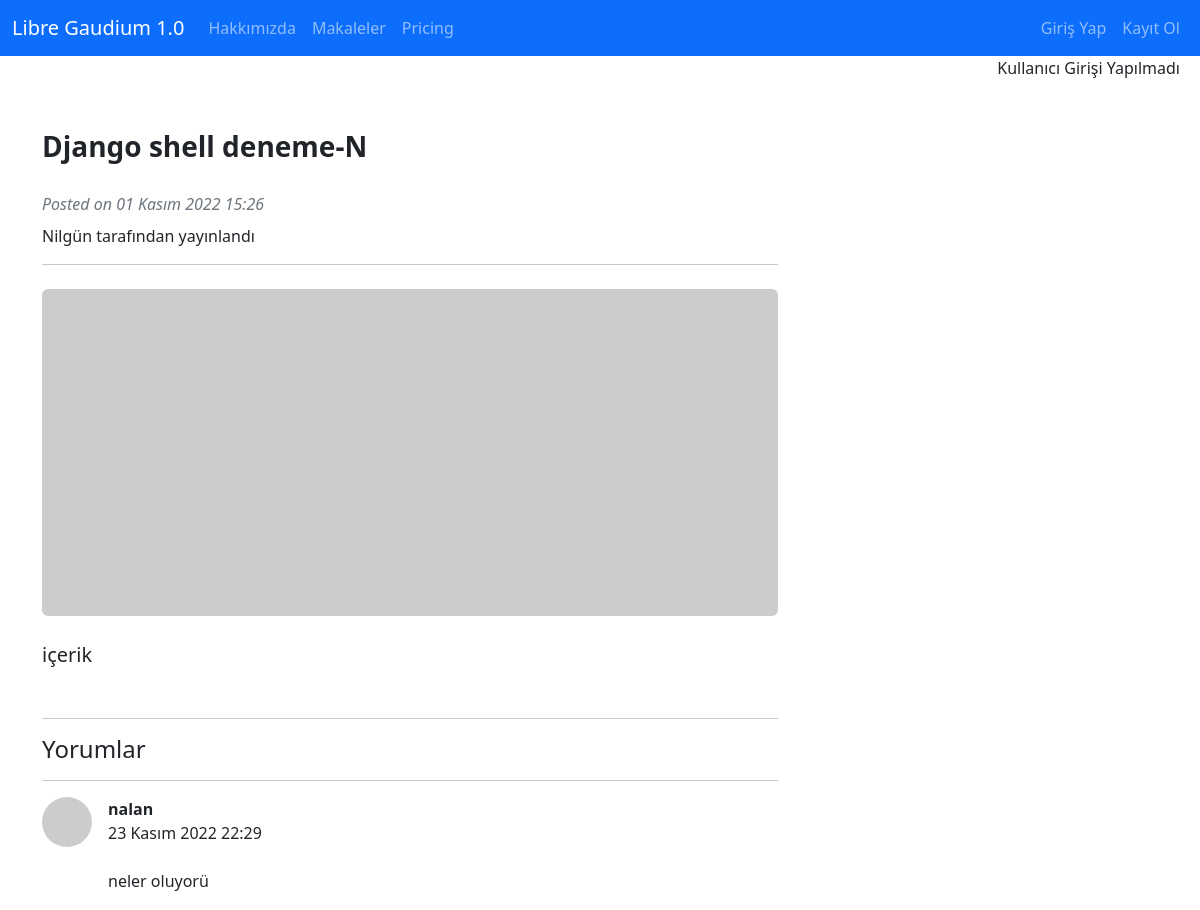
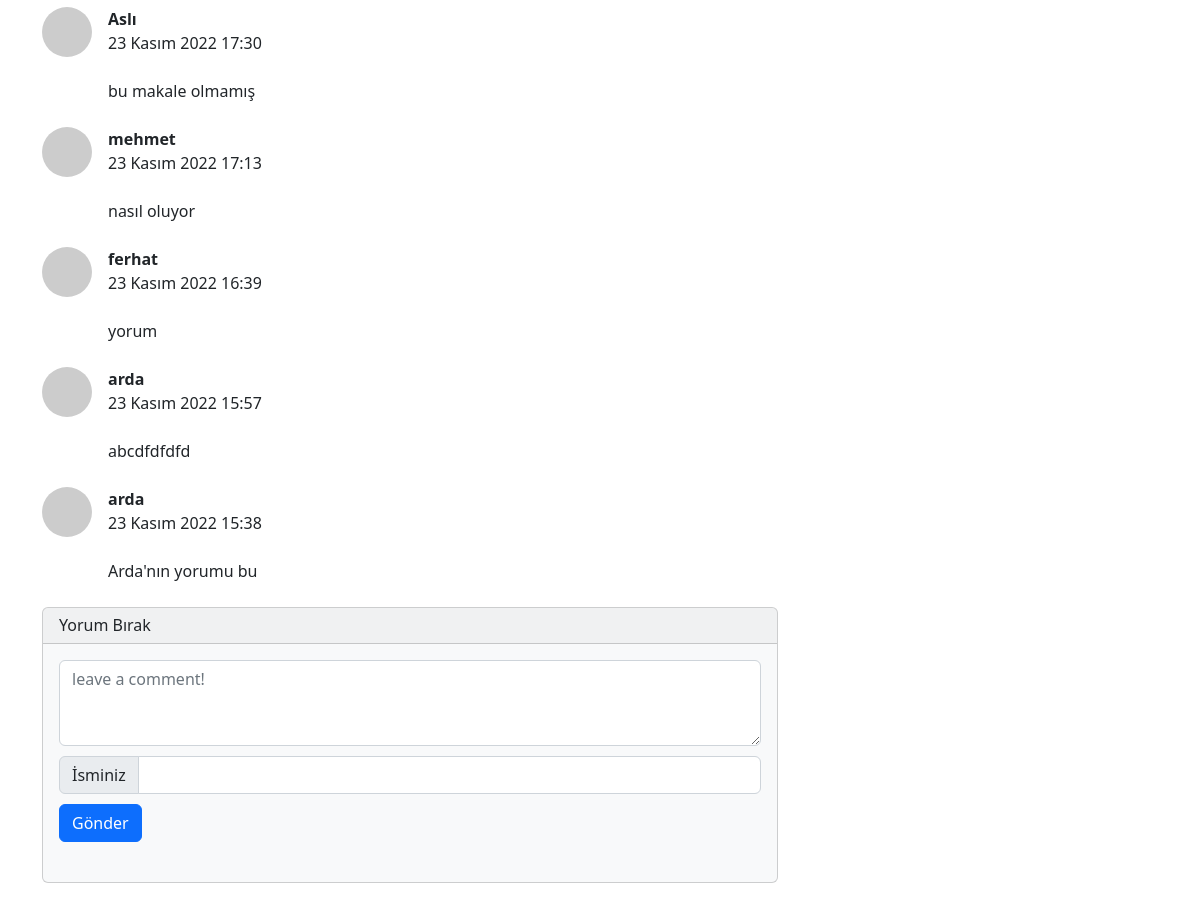
Screenshot of /articles/article/7 with the database file from the repository (2 pictures, top to bottom).
### article/models.py (models this page shows, shortened)
class Article(models.Model):
    author = models.ForeignKey("auth.user", on_delete = models.CASCADE, verbose_name = "Yazar")
    title = models.CharField(max_length = 50, verbose_name = "Başlık")
    content = models.TextField(verbose_name = "İçerik")
    created_date = models.DateTimeField(auto_now_add = True, verbose_name = "Oluşturma tarihi")
    class Meta:
        ordering = ['-created_date']

class Comment(models.Model):
    article = models.ForeignKey(Article, on_delete=models.CASCADE, verbose_name="Makale", related_name="comments")
    comment_author = models.CharField(max_length=50, verbose_name="İsim")
    comment_content = models.CharField(max_length=300, verbose_name="Yorum")
    comment_date = models.DateTimeField(auto_now_add=True, verbose_name="Oluşturma Tarihi")
    class Meta:
        ordering = ['-comment_date']

### article/views.py (the view)
# urls.py: path('article/<int:id>', views.detail, name = "detail"),
@timer
def detail(request, id):
    article = get_object_or_404(Article, id = id)
    comments = article.comments.all()
    return render(request, "article/detail.html", {"article": article, "comments": comments})

### article/views.py (called while the page is built)
def timer(func):
    @wraps(func)  # used for copying func metadata
    def wrapper(*args, **kwargs):
        start = time.time()
        result = func(*args, **kwargs)
        duration = (time.time() - start) * 1000
        print('view {} takes {:.2f} ms'.format(
            func.__name__,
            duration
            ))
        return result
    return wrapper

### article/templates/article/detail.html (shortened to what this page needs)
{% extends "article/layout.html" %}
{% block body %}
<div class="row">
                <div class="col-lg-8">
                    <article>
                        <header class="mb-4">
                            <h3 class="fw-bolder mb-1">{{article.title}}</h3>
                            <br>
                            <div class="text-muted fst-italic mb-2">Posted on {{article.created_date}}</div>
                            <div class="text"> {{article.author.username}} tarafından yayınlandı</div>
                            <hr>
                        </header>
                        <figure class="mb-4"><img class="img-fluid rounded" src="https://dummyimage.com/900x400/ced4da/6c757d.jpg" alt="..." /></figure>
                        <section class="mb-5">
                            <p class="fs-5 mb-4">{{article.content}}</p>
                        </section>
                    </article>
                    <hr>
                    <h4>Yorumlar</h4>
                    <hr>
                    {% if comments %}
                    {% for i in comments  %}
                    <div class="d-flex">
                        <div class="flex-shrink-0"><img class="rounded-circle" src="https://dummyimage.com/50x50/ced4da/6c757d.jpg" alt="..." /></div>
                        <div class="ms-3">
                            <div class="fw-bold">{{i.comment_author}}</div>
                            <div>{{i.comment_date}}</div><br>
                            <div>{{i.comment_content}}</div>
                        </div>
                    </div>
                    <br>
                    {% endfor %}
                    {% else %}
                    <div class="alert alert-warning">Bu makaleye henüz bir yorum yapılmadı</div>
                    {% endif %}
                    <div class="card bg-light">
                        <h6 class="card-header">Yorum Bırak</h6>
                        <div class="card-body">
                        <form class="mb-4" method="POST" action="{% url 'article:comment' article.id %}">
                            <textarea name="comment_content" class="form-control" rows="3" placeholder="leave a comment!"></textarea>
                        <div style="margin-top:10px" class="input-group">
                            <span class="input-group-text">İsminiz</span>
                            <input name="comment_author" type="text" class="form-control">
                        </div>
                        <button style="margin-top:10px" type="submit" class="btn btn-primary">Gönder</button>
                        </form>
                </div>
{% endblock body %}

### article/templates/article/layout.html (shortened to what this page needs)
{% load static %}
<html lang="en">
<head>
    <link rel="stylesheet" href="{% static 'css/bootstrap.min.css' %}">
</head>
<body>
    {% include "article/includes/navbar.html" %}
    {% if request.user.is_authenticated %}
    <div style="text-align: right; margin-right: 20px;">Hoşgeldiniz, <small>{{request.user.username}}</small></div>
    {% else %}
    <div style="text-align: right; margin-right: 20px;">Kullanıcı Girişi Yapılmadı</div>
    {% endif %}
    <div style = "margin-top: 50px; margin-bottom: 50px" class = "container">
        {% block body %}
        {% endblock body %}
    </div>
</body>
</html>

### article/templates/article/includes/navbar.html (shortened to what this page needs)
<nav class="navbar navbar-dark navbar-expand-lg bg-primary">
  <div class="container-fluid">
    <a class="navbar-brand" href="{% url 'index' %}">Libre Gaudium 1.0</a>
    <div class="collapse navbar-collapse" id="navbarText">
      <ul class="navbar-nav me-auto mb-2 mb-lg-0">
        <li class="nav-item">
          <a class="nav-link" aria-current="page" href="{% url 'about' %}">Hakkımızda</a>
        </li>
        <li class="nav-item">
          <a class="nav-link" href="{% url 'article:articles' %}">Makaleler</a>
        </li>
        <li class="nav-item">
          <a class="nav-link" href="#">Pricing</a>
        </li>
      </ul>
      <ul class= "navbar-nav ml-auto">
        {% if request.user.is_authenticated %}
            <li class="nav-item active">
              <a class="nav-link" href="{% url 'article:dashboard' %}">Kontrol Paneli</a>
            </li>
            <li class="nav-item active">
              <a class="nav-link" href="{% url 'user:logout' %}">Çıkış Yap</a>
            </li>
        {% else %}
          <li class="nav-item active">
            <a class="nav-link" href="{% url 'user:login' %}">Giriş Yap</a>
          </li>
        {% endif %}
          <li class="nav-item active">
            <a class="nav-link" href="{% url 'user:register' %}">Kayıt Ol</a>
          </li>
      </ul>
    </div>
  </div>
</nav>

### rows the page displays
Article: title "Django shell deneme-N", created_date "01 Kasım 2022 15:26", author.username "Nilgün", content "içerik"
Comment: comment_author "nalan", comment_date "23 Kasım 2022 22:29", comment_content "neler oluyorü"
Comment: comment_author "Aslı", comment_date "23 Kasım 2022 17:30", comment_content "bu makale olmamış"
Comment: comment_author "mehmet", comment_date "23 Kasım 2022 17:13", comment_content "nasıl oluyor"
Comment: comment_author "ferhat", comment_date "23 Kasım 2022 16:39", comment_content "yorum"
Comment: comment_author "arda", comment_date "23 Kasım 2022 15:57", comment_content "abcdfdfdfd"
Comment: comment_author "arda", comment_date "23 Kasım 2022 15:38", comment_content "Arda'nın yorumu bu"
